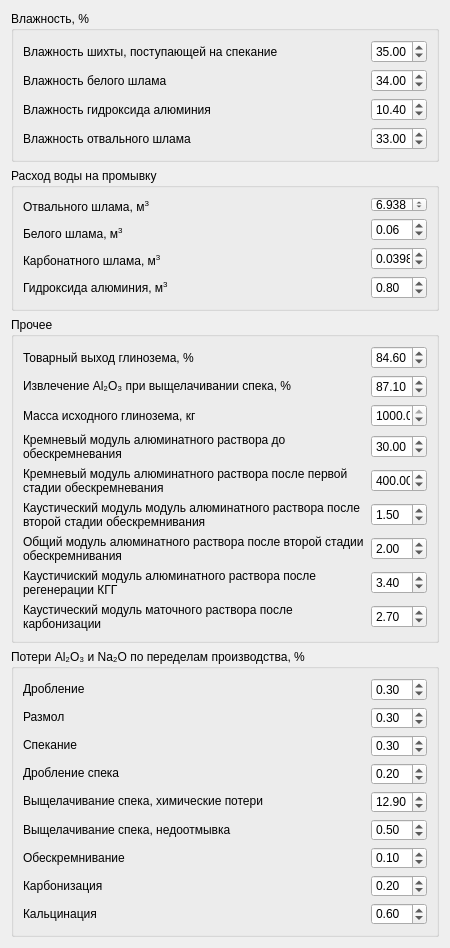
         <widget class="QWidget" name="scrollAreaWidgetContents_2">
          <property name="geometry">
           <rect>
            <x>0</x>
            <y>-439</y>
            <width>450</width>
            <height>948</height>
           </rect>
          </property>
          <layout class="QVBoxLayout" name="verticalLayout_9">
           <item>
            <widget class="QGroupBox" name="groupBox_2">
             <property name="styleSheet">
              <string notr="true"/>
             </property>
             <property name="title">
              <string>Влажность, %</string>
             </property>
             <layout class="QGridLayout" name="gridLayout_3">
              <property name="bottomMargin">
               <number>9</number>
              </property>
              <item row="0" column="2">
               <layout class="QVBoxLayout" name="verticalLayout_13">
                <item>
                 <widget class="QDoubleSpinBox" name="ChargeHumidity2">
                  <property name="maximumSize">
                   <size>
                    <width>56</width>
                    <height>16777215</height>
                   </size>
                  </property>
                  <property name="value">
                   <double>35.000000000000000</double>
                  </property>
                 </widget>
                </item>
                <item>
                 <widget class="QDoubleSpinBox" name="HumidityWhiteMud2">
                  <property name="maximumSize">
                   <size>
                    <width>56</width>
                    <height>16777215</height>
                   </size>
                  </property>
                  <property name="value">
                   <double>34.000000000000000</double>
                  </property>
                 </widget>
                </item>
                <item>
                 <widget class="QDoubleSpinBox" name="HumidityAluminumHydroxide2">
                  <property name="maximumSize">
                   <size>
                    <width>56</width>
                    <height>16777215</height>
                   </size>
                  </property>
                  <property name="value">
                   <double>10.400000000000000</double>
                  </property>
                 </widget>
                </item>
                <item>
                 <widget class="QDoubleSpinBox" name="HumidityDumpMud2">
                  <property name="maximumSize">
                   <size>
                    <width>56</width>
                    <height>16777215</height>
                   </size>
                  </property>
                  <property name="value">
                   <double>33.000000000000000</double>
                  </property>
                 </widget>
                </item>
               </layout>
              </item>
              <item row="0" column="0">
               <layout class="QVBoxLayout" name="verticalLayout_14">
                <item>
                 <widget class="QLabel" name="label_3">
                  <property name="text">
                   <string>Влажность шихты, поступающей на спекание</string>
                  </property>
                  <property name="wordWrap">
                   <bool>false</bool>
                  </property>
                 </widget>
                </item>
                <item>
                 <widget class="QLabel" name="label_20">
                  <property name="text">
                   <string>Влажность белого шлама</string>
                  </property>
                 </widget>
                </item>
                <item>
                 <widget class="QLabel" name="label_28">
                  <property name="text">
                   <string>Влажность гидроксида алюминия</string>
                  </property>
                 </widget>
                </item>
                <item>
                 <widget class="QLabel" name="label_29">
                  <property name="text">
                   <string>Влажность отвального шлама</string>
                  </property>
                 </widget>
                </item>
               </layout>
              </item>
             </layout>
            </widget>
           </item>
           <item>
            <widget class="QGroupBox" name="groupBox_6">
             <property name="maximumSize">
              <size>
               <width>16777215</width>
               <height>16777215</height>
              </size>
             </property>
             <property name="title">
              <string>Расход воды на промывку</string>
             </property>
             <layout class="QHBoxLayout" name="horizontalLayout_3">
              <property name="spacing">
               <number>6</number>
              </property>
              <property name="leftMargin">
               <number>9</number>
              </property>
              <property name="bottomMargin">
               <number>9</number>
              </property>
              <item>
               <layout class="QVBoxLayout" name="verticalLayout_10">
                <item>
                 <widget class="QLabel" name="label_30">
                  <property name="text">
                   <string>&lt;html&gt;&lt;head/&gt;&lt;body&gt;&lt;p&gt;Отвального шлама, м&lt;span style=&quot; vertical-align:super;&quot;&gt;3&lt;/span&gt;&lt;/p&gt;&lt;/body&gt;&lt;/html&gt;</string>
                  </property>
                 </widget>
                </item>
                <item>
                 <widget class="QLabel" name="label_31">
                  <property name="text">
                   <string>&lt;html&gt;&lt;head/&gt;&lt;body&gt;&lt;p&gt;Белого шлама, м&lt;span style=&quot; vertical-align:super;&quot;&gt;3&lt;/span&gt;&lt;/p&gt;&lt;/body&gt;&lt;/html&gt;</string>
                  </property>
                 </widget>
                </item>
                <item>
                 <widget class="QLabel" name="label_32">
                  <property name="text">
                   <string>&lt;html&gt;&lt;head/&gt;&lt;body&gt;&lt;p&gt;Карбонатного шлама, м&lt;span style=&quot; vertical-align:super;&quot;&gt;3&lt;/span&gt;&lt;/p&gt;&lt;/body&gt;&lt;/html&gt;</string>
                  </property>
                 </widget>
                </item>
                <item>
                 <widget class="QLabel" name="label_33">
                  <property name="text">
                   <string>&lt;html&gt;&lt;head/&gt;&lt;body&gt;&lt;p&gt;Гидроксида алюминия, м&lt;span style=&quot; vertical-align:super;&quot;&gt;3&lt;/span&gt;&lt;/p&gt;&lt;/body&gt;&lt;/html&gt;</string>
                  </property>
                 </widget>
                </item>
               </layout>
              </item>
              <item>
               <layout class="QVBoxLayout" name="verticalLayout_15">
                <property name="leftMargin">
                 <number>0</number>
                </property>
                <item>
                 <widget class="QDoubleSpinBox" name="DumpMud2">
                  <property name="minimumSize">
                   <size>
                    <width>0</width>
                    <height>3</height>
                   </size>
                  </property>
                  <property name="maximumSize">
                   <size>
                    <width>56</width>
                    <height>16777215</height>
                   </size>
                  </property>
                  <property name="decimals">
                   <number>3</number>
                  </property>
                  <property name="value">
                   <double>6.938000000000000</double>
                  </property>
                 </widget>
                </item>
                <item>
                 <widget class="QDoubleSpinBox" name="WhiteMud2">
                  <property name="maximumSize">
                   <size>
                    <width>56</width>
                    <height>16777215</height>
                   </size>
                  </property>
                  <property name="value">
                   <double>0.060000000000000</double>
                  </property>
                 </widget>
                </item>
                <item>
                 <widget class="QDoubleSpinBox" name="CarbonMud2">
                  <property name="maximumSize">
                   <size>
                    <width>56</width>
                    <height>16777215</height>
                   </size>
                  </property>
                  <property name="decimals">
                   <number>4</number>
                  </property>
                  <property name="value">
                   <double>0.039800000000000</double>
                  </property>
                 </widget>
                </item>
                <item>
                 <widget class="QDoubleSpinBox" name="AluminumHydroxide2">
                  <property name="maximumSize">
                   <size>
                    <width>56</width>
                    <height>16777215</height>
                   </size>
                  </property>
                  <property name="value">
                   <double>0.800000000000000</double>
                  </property>
                 </widget>
                </item>
               </layout>
              </item>
             </layout>
            </widget>
           </item>
           <item>
            <widget class="QGroupBox" name="groupBox_7">
             <property name="sizePolicy">
              <sizepolicy hsizetype="Preferred" vsizetype="Preferred">
               <horstretch>0</horstretch>
               <verstretch>0</verstretch>
              </sizepolicy>
             </property>
             <property name="minimumSize">
              <size>
               <width>0</width>
               <height>0</height>
              </size>
             </property>
             <property name="maximumSize">
              <size>
               <width>16777204</width>
               <height>16777204</height>
              </size>
             </property>
             <property name="title">
              <string>Прочее</string>
             </property>
             <layout class="QVBoxLayout" name="verticalLayout_16">
              <item>
               <layout class="QHBoxLayout" name="horizontalLayout_6">
                <item>
                 <widget class="QLabel" name="label_34">
                  <property name="text">
                   <string>Товарный выход глинозема, %</string>
                  </property>
                 </widget>
                </item>
                <item>
                 <widget class="QDoubleSpinBox" name="Release2">
                  <property name="maximumSize">
                   <size>
                    <width>56</width>
                    <height>16777215</height>
                   </size>
                  </property>
                  <property name="value">
                   <double>84.599999999999994</double>
                  </property>
                 </widget>
                </item>
               </layout>
              </item>
              <item>
               <layout class="QHBoxLayout" name="horizontalLayout_7">
                <item>
                 <widget class="QLabel" name="label_35">
                  <property name="text">
                   <string>&lt;html&gt;&lt;head/&gt;&lt;body&gt;&lt;p&gt;Извлечение Al₂O₃ при выщелачивании спека, %&lt;/p&gt;&lt;/body&gt;&lt;/html&gt;</string>
                  </property>
                  <property name="wordWrap">
                   <bool>false</bool>
                  </property>
                 </widget>
                </item>
                <item>
                 <widget class="QDoubleSpinBox" name="Extract2">
                  <property name="maximumSize">
                   <size>
                    <width>56</width>
                    <height>16777215</height>
                   </size>
                  </property>
                  <property name="value">
                   <double>87.099999999999994</double>
                  </property>
                 </widget>
                </item>
               </layout>
              </item>
              <item>
               <layout class="QHBoxLayout" name="horizontalLayout_8">
                <item>
                 <widget class="QLabel" name="label_36">
                  <property name="text">
                   <string>Масса исходного глинозема, кг</string>
                  </property>
                 </widget>
                </item>
                <item>
                 <widget class="QDoubleSpinBox" name="Mass2">
                  <property name="maximumSize">
                   <size>
                    <width>56</width>
                    <height>16777215</height>
                   </size>
                  </property>
                  <property name="maximum">
                   <double>1000.000000000000000</double>
                  </property>
                  <property name="value">
                   <double>1000.000000000000000</double>
                  </property>
                 </widget>
                </item>
               </layout>
              </item>
              <item>
               <layout class="QHBoxLayout" name="horizontalLayout_9">
                <item>
                 <widget class="QLabel" name="label_6">
                  <property name="text">
                   <string>Кремневый модуль алюминатного раствора до обескремневания</string>
                  </property>
                  <property name="wordWrap">
                   <bool>true</bool>
                  </property>
                 </widget>
                </item>
                <item>
                 <widget class="QDoubleSpinBox" name="SiliconModuleDo2">
                  <property name="maximumSize">
                   <size>
                    <width>56</width>
                    <height>16777215</height>
                   </size>
                  </property>
                  <property name="value">
                   <double>30.000000000000000</double>
                  </property>
                 </widget>
                </item>
               </layout>
              </item>
              <item>
               <layout class="QHBoxLayout" name="horizontalLayout_10">
                <item>
                 <widget class="QLabel" name="label_47">
                  <property name="sizePolicy">
                   <sizepolicy hsizetype="Preferred" vsizetype="Preferred">
                    <horstretch>0</horstretch>
                    <verstretch>0</verstretch>
                   </sizepolicy>
                  </property>
                  <property name="text">
                   <string>Кремневый модуль алюминатного раствора после первой стадии обескремневания</string>
                  </property>
                  <property name="wordWrap">
                   <bool>true</bool>
                  </property>
                 </widget>
                </item>
                <item>
                 <widget class="QDoubleSpinBox" name="SiliconModulePosle2">
                  <property name="maximumSize">
                   <size>
                    <width>56</width>
                    <height>16777215</height>
                   </size>
                  </property>
                  <property name="maximum">
                   <double>1000.000000000000000</double>
                  </property>
                  <property name="value">
                   <double>400.000000000000000</double>
                  </property>
                 </widget>
                </item>
               </layout>
              </item>
              <item>
               <layout class="QHBoxLayout" name="horizontalLayout_11">
                <item>
                 <widget class="QLabel" name="label_4">
                  <property name="text">
                   <string>Каустический модуль модуль алюминатного раствора после второй стадии обескремнивания</string>
                  </property>
                  <property name="wordWrap">
                   <bool>true</bool>
                  </property>
                 </widget>
                </item>
                <item>
                 <widget class="QDoubleSpinBox" name="CMAlum2">
                  <property name="maximumSize">
                   <size>
                    <width>56</width>
                    <height>16777215</height>
                   </size>
                  </property>
                  <property name="value">
                   <double>1.500000000000000</double>
                  </property>
                 </widget>
                </item>
               </layout>
              </item>
              <item>
               <layout class="QHBoxLayout" name="horizontalLayout_13">
                <item>
                 <widget class="QLabel" name="label_48">
                  <property name="text">
                   <string>Общий модуль алюминатного раствора после второй стадии обескремнивания</string>
                  </property>
                  <property name="wordWrap">
                   <bool>true</bool>
                  </property>
                 </widget>
                </item>
                <item>
                 <widget class="QDoubleSpinBox" name="CMCarbon2">
                  <property name="maximumSize">
                   <size>
                    <width>56</width>
                    <height>16777215</height>
                   </size>
                  </property>
                  <property name="value">
                   <double>2.000000000000000</double>
                  </property>
                 </widget>
                </item>
               </layout>
              </item>
              <item>
               <layout class="QHBoxLayout" name="horizontalLayout_14">
                <item>
                 <widget class="QLabel" name="label_49">
                  <property name="text">
                   <string>Каустичиский модуль алюминатного раствора после регенерации КГГ</string>
                  </property>
                  <property name="wordWrap">
                   <bool>true</bool>
                  </property>
                 </widget>
                </item>
                <item>
                 <widget class="QDoubleSpinBox" name="CMRegen2">
                  <property name="maximumSize">
                   <size>
                    <width>56</width>
                    <height>16777215</height>
                   </size>
                  </property>
                  <property name="value">
                   <double>3.400000000000000</double>
                  </property>
                 </widget>
                </item>
               </layout>
              </item>
              <item>
               <layout class="QHBoxLayout" name="horizontalLayout_12">
                <item>
                 <widget class="QLabel" name="label_5">
                  <property name="text">
                   <string>Каустический модуль маточного раствора после карбонизации</string>
                  </property>
                  <property name="wordWrap">
                   <bool>true</bool>
                  </property>
                 </widget>
                </item>
                <item>
                 <widget class="QDoubleSpinBox" name="CMOAlum2">
                  <property name="maximumSize">
                   <size>
                    <width>56</width>
                    <height>16777215</height>
                   </size>
                  </property>
                  <property name="value">
                   <double>2.700000000000000</double>
                  </property>
                 </widget>
                </item>
               </layout>
              </item>
             </layout>
            </widget>
           </item>
           <item>
            <widget class="QGroupBox" name="groupBox_8">
             <property name="minimumSize">
              <size>
               <width>0</width>
               <height>286</height>
              </size>
             </property>
             <property name="title">
              <string>Потери Al₂O₃ и Na₂O по переделам производства, %</string>
             </property>
             <layout class="QHBoxLayout" name="horizontalLayout_4">
              <item>
               <layout class="QVBoxLayout" name="verticalLayout_18">
                <item>
                 <widget class="QLabel" name="label_37">
                  <property name="text">
                   <string>&lt;html&gt;&lt;head/&gt;&lt;body&gt;&lt;p&gt;Дробление&lt;/p&gt;&lt;/body&gt;&lt;/html&gt;</string>
                  </property>
                 </widget>
                </item>
                <item>
                 <widget class="QLabel" name="label_38">
                  <property name="text">
                   <string>&lt;html&gt;&lt;head/&gt;&lt;body&gt;&lt;p&gt;Размол&lt;/p&gt;&lt;/body&gt;&lt;/html&gt;</string>
                  </property>
                 </widget>
                </item>
                <item>
                 <widget class="QLabel" name="label_39">
                  <property name="text">
                   <string>&lt;html&gt;&lt;head/&gt;&lt;body&gt;&lt;p&gt;Спекание&lt;/p&gt;&lt;/body&gt;&lt;/html&gt;</string>
                  </property>
                 </widget>
                </item>
                <item>
                 <widget class="QLabel" name="label_40">
                  <property name="text">
                   <string>Дробление спека</string>
                  </property>
                 </widget>
                </item>
                <item>
                 <widget class="QLabel" name="label_41">
                  <property name="lineWidth">
                   <number>1</number>
                  </property>
                  <property name="text">
                   <string>&lt;html&gt;&lt;head/&gt;&lt;body&gt;&lt;p&gt;Выщелачивание спека, химические потери&lt;/p&gt;&lt;/body&gt;&lt;/html&gt;</string>
                  </property>
                  <property name="alignment">
                   <set>Qt::AlignLeading|Qt::AlignLeft|Qt::AlignVCenter</set>
                  </property>
                  <property name="margin">
                   <number>0</number>
                  </property>
                 </widget>
                </item>
                <item>
                 <widget class="QLabel" name="label_42">
                  <property name="text">
                   <string>&lt;html&gt;&lt;head/&gt;&lt;body&gt;&lt;p&gt;Выщелачивание спека, недоотмывка&lt;/p&gt;&lt;/body&gt;&lt;/html&gt;</string>
                  </property>
                  <property name="alignment">
                   <set>Qt::AlignLeading|Qt::AlignLeft|Qt::AlignVCenter</set>
                  </property>
                  <property name="margin">
                   <number>0</number>
                  </property>
                 </widget>
                </item>
                <item>
                 <widget class="QLabel" name="label_43">
                  <property name="text">
                   <string>&lt;html&gt;&lt;head/&gt;&lt;body&gt;&lt;p&gt;Обескремнивание&lt;/p&gt;&lt;/body&gt;&lt;/html&gt;</string>
                  </property>
                 </widget>
                </item>
                <item>
                 <widget class="QLabel" name="label_44">
                  <property name="text">
                   <string>&lt;html&gt;&lt;head/&gt;&lt;body&gt;&lt;p&gt;Карбонизация&lt;/p&gt;&lt;/body&gt;&lt;/html&gt;</string>
                  </property>
                 </widget>
                </item>
                <item>
                 <widget class="QLabel" name="label_46">
                  <property name="text">
                   <string>&lt;html&gt;&lt;head/&gt;&lt;body&gt;&lt;p&gt;Кальцинация&lt;/p&gt;&lt;/body&gt;&lt;/html&gt;</string>
                  </property>
                 </widget>
                </item>
               </layout>
              </item>
              <item>
               <layout class="QVBoxLayout" name="verticalLayout_19">
                <item>
                 <widget class="QDoubleSpinBox" name="Crushing2">
                  <property name="maximumSize">
                   <size>
                    <width>56</width>
                    <height>16777215</height>
                   </size>
                  </property>
                  <property name="value">
                   <double>0.300000000000000</double>
                  </property>
                 </widget>
                </item>
                <item>
                 <widget class="QDoubleSpinBox" name="Grind2">
                  <property name="maximumSize">
                   <size>
                    <width>56</width>
                    <height>16777215</height>
                   </size>
                  </property>
                  <property name="value">
                   <double>0.300000000000000</double>
                  </property>
                 </widget>
                </item>
                <item>
                 <widget class="QDoubleSpinBox" name="Baking2">
                  <property name="maximumSize">
                   <size>
                    <width>56</width>
                    <height>16777215</height>
                   </size>
                  </property>
                  <property name="value">
                   <double>0.300000000000000</double>
                  </property>
                 </widget>
                </item>
                <item>
                 <widget class="QDoubleSpinBox" name="BakCrushing2">
                  <property name="maximumSize">
                   <size>
                    <width>56</width>
                    <height>16777215</height>
                   </size>
                  </property>
                  <property name="value">
                   <double>0.200000000000000</double>
                  </property>
                 </widget>
                </item>
                <item>
                 <widget class="QDoubleSpinBox" name="ChemicalLosses2">
                  <property name="maximumSize">
                   <size>
                    <width>56</width>
                    <height>16777215</height>
                   </size>
                  </property>
                  <property name="value">
                   <double>12.900000000000000</double>
                  </property>
                 </widget>
                </item>
                <item>
                 <widget class="QDoubleSpinBox" name="Underwashing2">
                  <property name="maximumSize">
                   <size>
                    <width>56</width>
                    <height>16777215</height>
                   </size>
                  </property>
                  <property name="value">
                   <double>0.500000000000000</double>
                  </property>
                 </widget>
                </item>
                <item>
                 <widget class="QDoubleSpinBox" name="Desilting2">
                  <property name="maximumSize">
                   <size>
                    <width>56</width>
                    <height>16777215</height>
                   </size>
                  </property>
                  <property name="value">
                   <double>0.100000000000000</double>
                  </property>
                 </widget>
                </item>
                <item>
                 <widget class="QDoubleSpinBox" name="Carbonation2">
                  <property name="maximumSize">
                   <size>
                    <width>56</width>
                    <height>16777215</height>
                   </size>
                  </property>
                  <property name="value">
                   <double>0.200000000000000</double>
                  </property>
                 </widget>
                </item>
                <item>
                 <widget class="QDoubleSpinBox" name="Calcination2">
                  <property name="maximumSize">
                   <size>
                    <width>56</width>
                    <height>16777215</height>
                   </size>
                  </property>
                  <property name="value">
                   <double>0.600000000000000</double>
                  </property>
                 </widget>
                </item>
               </layout>
              </item>
             </layout>
            </widget>
           </item>
          </layout>
          <zorder>groupBox_7</zorder>
          <zorder>groupBox_2</zorder>
          <zorder>groupBox_6</zorder>
          <zorder>groupBox_8</zorder>
         </widget>
